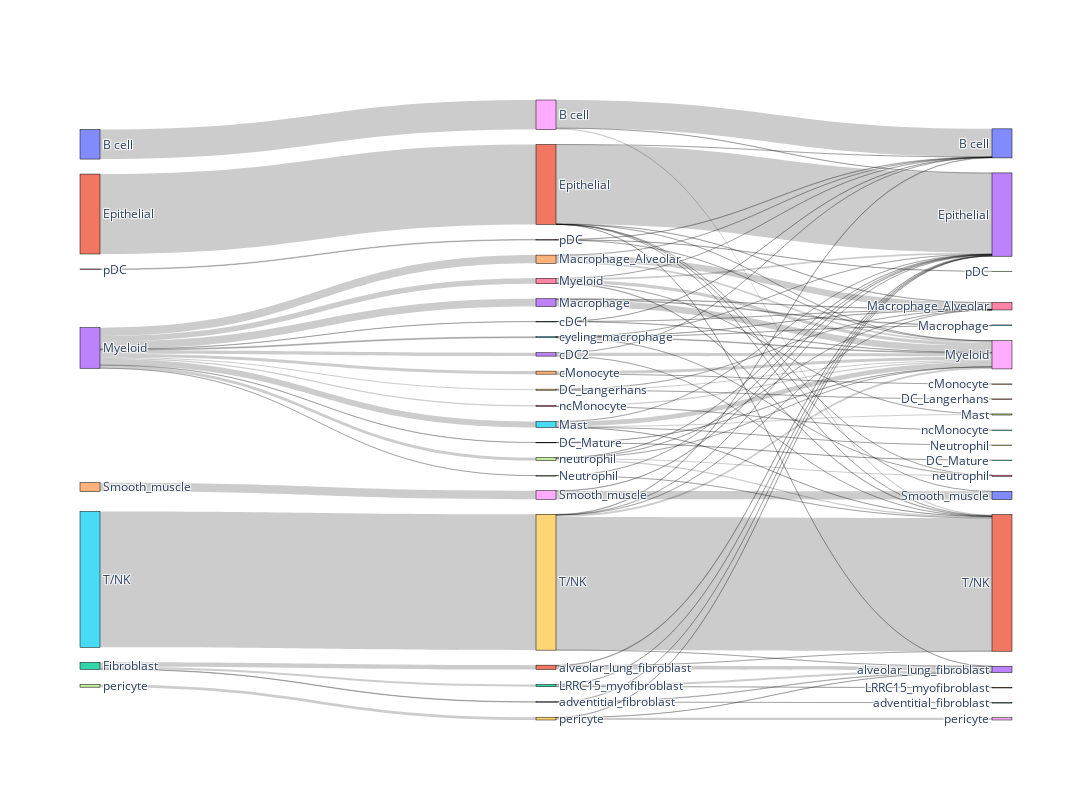

Notebook code cell kept with this figure:
### Code cell
fig = go.Figure(data=[go.Sankey(
    node = dict(
      pad = 15,
      thickness = 20,
      line = dict(color = "black", width = 0.5),
      label = labels
    ),
    link = dict(
      source = source, 
      target = target,
      value = count
  ))])


fig.update_layout(
    autosize=False,
    width=1300,
    height=800)

### Figure 1 — Plotly figure (JSON) as saved in the notebook; plotly's stock layout.template omitted (floating-point values rounded to 4 significant figures; data arrays with more than 128 entries replaced by an {"elided": "..."} marker saying what was removed)
{"data": [{"link": {"source": {"elided": "594 int values"}, "target": {"elided": "594 int values"}, "value": {"elided": "594 int values"}}, "node": {"label": ["B cell", "Epithelial", "Fibroblast", "Myeloid", "Smooth_muscle", "T/NK", "pDC", "pericyte", "B cell", "DC_Langerhans", "DC_Mature", "Epithelial", "LRRC15_myofibroblast", "Macrophage", "Macrophage_Alveolar", "Mast", "Myeloid", "Neutrophil", "Smooth_muscle", "T/NK", "adventitial_fibroblast", "alveolar_lung_fibroblast", "cDC1", "cDC2", "cMonocyte", "cycling_macrophage", "ncMonocyte", "neutrophil", "pDC", "pericyte", "B cell", "DC_Langerhans", "DC_Mature", "Epithelial", "LRRC15_myofibroblast", "Macrophage", "Macrophage_Alveolar", "Mast", "Myeloid", "Neutrophil", "Smooth_muscle", "T/NK", "adventitial_fibroblast", "alveolar_lung_fibroblast", "cMonocyte", "ncMonocyte", "neutrophil", "pDC", "pericyte"], "line": {"color": "black", "width": 0.5}, "pad": 15, "thickness": 20}, "type": "sankey"}], "layout": {"autosize": false, "height": 800, "width": 1300}}
